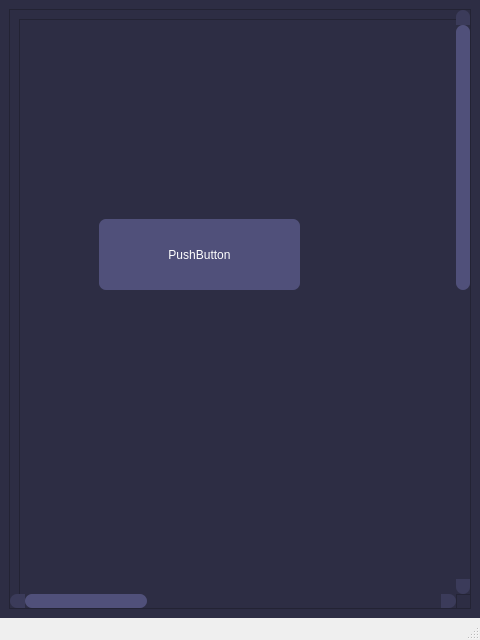
<?xml version="1.0" encoding="UTF-8"?>
<ui version="4.0">
 <class>MainWindow</class>
 <widget class="QMainWindow" name="MainWindow">
  <property name="geometry">
   <rect>
    <x>0</x>
    <y>0</y>
    <width>480</width>
    <height>640</height>
   </rect>
  </property>
  <property name="windowTitle">
   <string>MainWindow</string>
  </property>
  <property name="styleSheet">
   <string notr="true">/* VERTICAL SCROLLBAR */
 QScrollBar:vertical {
	border: none;
    background: rgb(45, 45, 68);
    width: 14px;
    margin: 15px 0 15px 0;
	border-radius: 0px;
 }

/*  HANDLE BAR VERTICAL */
QScrollBar::handle:vertical {	
	background-color: rgb(80, 80, 122);
	min-height: 30px;
	border-radius: 7px;
}
QScrollBar::handle:vertical:hover{	
	background-color: rgb(255, 0, 127);
}
QScrollBar::handle:vertical:pressed {	
	background-color: rgb(185, 0, 92);
}

/* BTN TOP - SCROLLBAR */
QScrollBar::sub-line:vertical {
	border: none;
	background-color: rgb(59, 59, 90);
	height: 15px;
	border-top-left-radius: 7px;
	border-top-right-radius: 7px;
	subcontrol-position: top;
	subcontrol-origin: margin;
}
QScrollBar::sub-line:vertical:hover {	
	background-color: rgb(255, 0, 127);
}
QScrollBar::sub-line:vertical:pressed {	
	background-color: rgb(185, 0, 92);
}

/* BTN BOTTOM - SCROLLBAR */
QScrollBar::add-line:vertical {
	border: none;
	background-color: rgb(59, 59, 90);
	height: 15px;
	border-bottom-left-radius: 7px;
	border-bottom-right-radius: 7px;
	subcontrol-position: bottom;
	subcontrol-origin: margin;
}
QScrollBar::add-line:vertical:hover {	
	background-color: rgb(255, 0, 127);
}
QScrollBar::add-line:vertical:pressed {	
	background-color: rgb(185, 0, 92);
}

/* RESET ARROW */
QScrollBar::up-arrow:vertical, QScrollBar::down-arrow:vertical {
	background: none;
}
QScrollBar::add-page:vertical, QScrollBar::sub-page:vertical {
	background: none;
}



/* HORIZONTAL SCROLLBAR */
QScrollBar:horizontal {
    border: none;
    background: rgb(45, 45, 68);
    height: 14px;
    margin: 0 15px 0 15px;
    border-radius: 0px;
}

/* HANDLE BAR HORIZONTAL */
QScrollBar::handle:horizontal {
    background-color: rgb(80, 80, 122);
    min-width: 30px;
    border-radius: 7px;
}
QScrollBar::handle:horizontal:hover {
    background-color: rgb(255, 0, 127);
}
QScrollBar::handle:horizontal:pressed {
    background-color: rgb(185, 0, 92);
}

/* BTN LEFT - SCROLLBAR */
QScrollBar::sub-line:horizontal {
    border: none;
    background-color: rgb(59, 59, 90);
    width: 15px;
    border-top-left-radius: 7px;
    border-bottom-left-radius: 7px;
    subcontrol-position: left;
    subcontrol-origin: margin;
}
QScrollBar::sub-line:horizontal:hover {
    background-color: rgb(255, 0, 127);
}
QScrollBar::sub-line:horizontal:pressed {
    background-color: rgb(185, 0, 92);
}

/* BTN RIGHT - SCROLLBAR */
QScrollBar::add-line:horizontal {
    border: none;
    background-color: rgb(59, 59, 90);
    width: 15px;
    border-top-right-radius: 7px;
    border-bottom-right-radius: 7px;
    subcontrol-position: right;
    subcontrol-origin: margin;
}
QScrollBar::add-line:horizontal:hover {
    background-color: rgb(255, 0, 127);
}
QScrollBar::add-line:horizontal:pressed {
    background-color: rgb(185, 0, 92);
}

/* RESET ARROW */
QScrollBar::left-arrow:horizontal, QScrollBar::right-arrow:horizontal {
    background: none;
}
QScrollBar::add-page:horizontal, QScrollBar::sub-page:horizontal {
    background: none;
}














</string>
  </property>
  <widget class="QWidget" name="centralwidget">
   <property name="styleSheet">
    <string notr="true">background-color: rgb(45, 45, 68);</string>
   </property>
   <layout class="QVBoxLayout" name="verticalLayout">
    <item>
     <widget class="QScrollArea" name="scrollArea">
      <property name="styleSheet">
       <string notr="true">QScrollBar:vertical {
	border: none;
    background: rgb(56, 56, 85);
 }</string>
      </property>
      <property name="widgetResizable">
       <bool>true</bool>
      </property>
      <widget class="QWidget" name="scrollAreaWidgetContents">
       <property name="geometry">
        <rect>
         <x>0</x>
         <y>0</y>
         <width>1522</width>
         <height>1222</height>
        </rect>
       </property>
       <layout class="QVBoxLayout" name="verticalLayout_2">
        <item>
         <widget class="QFrame" name="frame">
          <property name="minimumSize">
           <size>
            <width>1500</width>
            <height>1200</height>
           </size>
          </property>
          <property name="styleSheet">
           <string notr="true">background-color: rgb(45, 45, 68);</string>
          </property>
          <property name="frameShape">
           <enum>QFrame::StyledPanel</enum>
          </property>
          <property name="frameShadow">
           <enum>QFrame::Raised</enum>
          </property>
          <widget class="QPushButton" name="pushButton">
           <property name="geometry">
            <rect>
             <x>80</x>
             <y>200</y>
             <width>201</width>
             <height>71</height>
            </rect>
           </property>
           <property name="styleSheet">
            <string notr="true">/* PUSH BUTTON */
QPushButton {
    background-color: rgb(80, 80, 122);
    color: white;
    border: none;
    border-radius: 7px;
    padding: 10px 20px;
}

QPushButton:hover {
    background-color: rgb(255, 0, 127);
}

QPushButton:pressed {
    background-color: rgb(185, 0, 92);
}
</string>
           </property>
           <property name="text">
            <string>PushButton</string>
           </property>
          </widget>
         </widget>
        </item>
       </layout>
      </widget>
     </widget>
    </item>
   </layout>
  </widget>
  <widget class="QMenuBar" name="menubar">
   <property name="geometry">
    <rect>
     <x>0</x>
     <y>0</y>
     <width>480</width>
     <height>26</height>
    </rect>
   </property>
  </widget>
  <widget class="QStatusBar" name="statusbar"/>
 </widget>
 <resources/>
 <connections/>
</ui>
